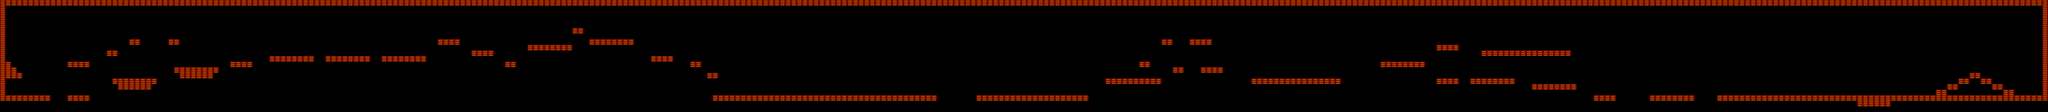

Below is a game level as drawn by its tile map, then a one-line description and the .tmx that defines it (tile-layer data replaced by summaries):
An orthogonal 365x20 tile map with 64x64 px tiles, 1 tile layer (propertiesLayer) and 286 objects (30x plat1.png, 18x plat3.png, 14x plat2.png, end, spawn).

<map version="1.0" orientation="orthogonal" renderorder="right-down" width="365" height="20" tilewidth="64" tileheight="64" nextobjectid="675">
 <properties>
  <property name="Gravity" value="-500" />
  <property name="GroundFriction" value="120" />
  <property name="Image" value="mars.png" />
  <property name="Name" value="MARTE" />
 </properties>
 <tileset firstgid="1" name="properties" tilewidth="64" tileheight="64" tilecount="10" columns="5">
  <image source="propertiesTiles.png" width="320" height="128" />
  <tile id="0">
   <properties>
    <property name="solid" value="true" />
   </properties>
  </tile>
 </tileset>
 <layer name="propertiesLayer" width="365" height="20">
  <data>[7300 cells, 757 non-empty, 1 distinct tile ids]</data>
 </layer>
 <objectgroup name="objects">
  <object id="221" name="end" x="23136" y="1008">
   <ellipse />
  </object>
  <object id="591" name="spawn" x="160" y="980" />
 </objectgroup>
 <objectgroup name="platforms">
  <object id="253" name="plat1.png" x="64" y="1088" width="512" height="144" />
  <object id="254" name="plat2.png" x="768" y="704" width="256" height="80" />
  <object id="258" name="plat1.png" x="1277" y="894" width="512" height="144" />
  <object id="259" name="plat1.png" x="1986" y="767" width="512" height="144" />
  <object id="261" name="plat2.png" x="768" y="1089" width="256" height="80" />
  <object id="262" name="plat2.png" x="2624" y="706" width="256" height="80" />
  <object id="263" name="plat3.png" x="1215" y="544" width="129" height="68" />
  <object id="275" name="plat3.png" x="1470.5" y="418" width="129" height="68" />
  <object id="277" name="plat3.png" x="1919.5" y="419" width="129" height="68" />
  <object id="278" name="plat1.png" x="3071" y="640" width="512" height="144" />
  <object id="283" name="plat1.png" x="3712" y="639" width="512" height="144" />
  <object id="285" name="plat1.png" x="4351" y="639" width="512" height="144" />
  <object id="287" name="plat2.png" x="4992" y="448" width="256" height="80" />
  <object id="288" name="plat2.png" x="5375" y="574" width="256" height="80" />
  <object id="289" name="plat3.png" x="5758.5" y="674" width="129" height="68" />
  <object id="290" name="plat1.png" x="6016" y="512" width="512" height="144" />
  <object id="292" name="plat3.png" x="6528" y="288" width="129" height="68" />
  <object id="293" name="plat1.png" x="6718" y="449" width="512" height="144" />
  <object id="295" name="plat2.png" x="7424" y="640" width="256" height="80" />
  <object id="296" name="plat3.png" x="7872" y="672" width="129" height="68" />
  <object id="297" name="plat1.png" x="8124" y="1087" width="512" height="144" />
  <object id="298" name="plat1.png" x="8639" y="1088" width="512" height="144" />
  <object id="299" name="plat1.png" x="9152" y="1088" width="512" height="144" />
  <object id="300" name="plat1.png" x="9665" y="1087" width="512" height="144" />
  <object id="301" name="plat1.png" x="10178" y="1087" width="512" height="144" />
  <object id="302" name="plat1.png" x="11137" y="1087" width="512" height="144" />
  <object id="303" name="plat1.png" x="11650" y="1086" width="512" height="144" />
  <object id="305" name="plat2.png" x="12164" y="1086" width="256" height="80" />
  <object id="306" name="plat1.png" x="12607" y="895" width="512" height="144" />
  <object id="307" name="plat3.png" x="13120.5" y="867" width="129" height="68" />
  <object id="308" name="plat3.png" x="13376" y="736" width="129" height="68" />
  <object id="309" name="plat3.png" x="13248" y="416" width="129" height="68" />
  <object id="310" name="plat2.png" x="13568" y="448" width="256" height="80" />
  <object id="311" name="plat1.png" x="14271" y="895" width="512" height="144" />
  <object id="312" name="plat1.png" x="14783" y="895" width="512" height="144" />
  <object id="313" name="plat1.png" x="15744" y="703" width="512" height="144" />
  <object id="314" name="plat1.png" x="16768" y="896" width="512" height="144" />
  <object id="315" name="plat1.png" x="17412" y="574" width="512" height="144" />
  <object id="316" name="plat1.png" x="18816" y="1085" width="512" height="144" />
  <object id="317" name="plat1.png" x="19586" y="1087" width="512" height="144" />
  <object id="318" name="plat1.png" x="20097" y="1087" width="512" height="144" />
  <object id="319" name="plat1.png" x="20610" y="1087" width="512" height="144" />
  <object id="320" name="plat1.png" x="21122" y="1086" width="512" height="144" />
  <object id="321" name="plat1.png" x="21636" y="1085" width="512" height="144" />
  <object id="322" name="plat2.png" x="16384" y="512" width="256" height="80" />
  <object id="323" name="plat2.png" x="18175" y="1087" width="256" height="80" />
  <object id="324" name="plat3.png" x="12992" y="672" width="129" height="68" />
  <object id="326" name="plat2.png" x="22146" y="1083" width="256" height="80" />
  <object id="327" name="plat2.png" x="22592" y="1087" width="256" height="80" />
  <object id="328" name="plat1.png" x="22849" y="1086" width="512" height="144" />
  <object id="329" name="plat3.png" x="22464.5" y="802" width="129" height="68" />
  <object id="330" name="plat3.png" x="22592.5" y="860" width="129" height="68" />
  <object id="331" name="plat3.png" x="22721.5" y="930" width="129" height="68" />
  <object id="332" name="plat3.png" x="22848.5" y="990" width="129" height="68" />
  <object id="333" name="plat3.png" x="22337.5" y="866" width="129" height="68" />
  <object id="334" name="plat3.png" x="22209.5" y="929" width="129" height="68" />
  <object id="335" name="plat3.png" x="22079.5" y="991" width="129" height="68" />
  <object id="575" name="plat3.png" x="8064" y="800" width="129" height="68" />
  <object id="650" name="plat2.png" x="13696" y="768" width="256" height="80" />
  <object id="652" name="plat1.png" x="17472" y="960" width="512" height="144" />
  <object id="653" name="plat1.png" x="16896" y="576" width="512" height="144" />
  <object id="654" name="plat2.png" x="16384" y="896" width="256" height="80" />
 </objectgroup>
 <objectgroup name="numberDisplays">
  <object id="554" x="960" y="1024">
   <ellipse />
  </object>
  <object id="558" x="6976" y="384">
   <ellipse />
  </object>
  <object id="559" x="9152" y="1024">
   <ellipse />
  </object>
  <object id="560" x="11360" y="1024">
   <ellipse />
  </object>
  <object id="561" x="4672" y="576">
   <ellipse />
  </object>
  <object id="563" x="13184" y="832">
   <ellipse />
  </object>
  <object id="564" x="18304" y="1024">
   <ellipse />
  </object>
  <object id="597" x="22528" y="769.5">
   <ellipse />
  </object>
  <object id="632" x="13760" y="384">
   <ellipse />
  </object>
  <object id="651" x="17152" y="512">
   <ellipse />
  </object>
 </objectgroup>
 <objectgroup name="numberTests" />
 <objectgroup name="coins">
  <object id="360" x="512" y="1024">
   <ellipse />
  </object>
  <object id="365" x="865" y="1023">
   <ellipse />
  </object>
  <object id="366" x="1153" y="896">
   <ellipse />
  </object>
  <object id="368" x="1280" y="769">
   <ellipse />
  </object>
  <object id="370" x="257" y="1025">
   <ellipse />
  </object>
  <object id="372" x="672" y="896">
   <ellipse />
  </object>
  <object id="373" x="1024" y="1024">
   <ellipse />
  </object>
  <object id="375" x="1153" y="704">
   <ellipse />
  </object>
  <object id="376" x="895" y="576">
   <ellipse />
  </object>
  <object id="377" x="1280" y="448">
   <ellipse />
  </object>
  <object id="378" x="1408" y="320">
   <ellipse />
  </object>
  <object id="379" x="1536" y="384">
   <ellipse />
  </object>
  <object id="380" x="1664" y="320">
   <ellipse />
  </object>
  <object id="382" x="1792" y="256">
   <ellipse />
  </object>
  <object id="384" x="1920" y="320">
   <ellipse />
  </object>
  <object id="385" x="1983" y="381">
   <ellipse />
  </object>
  </objectgroup>
</map>
<!-- 196 of 286 objects omitted -->
